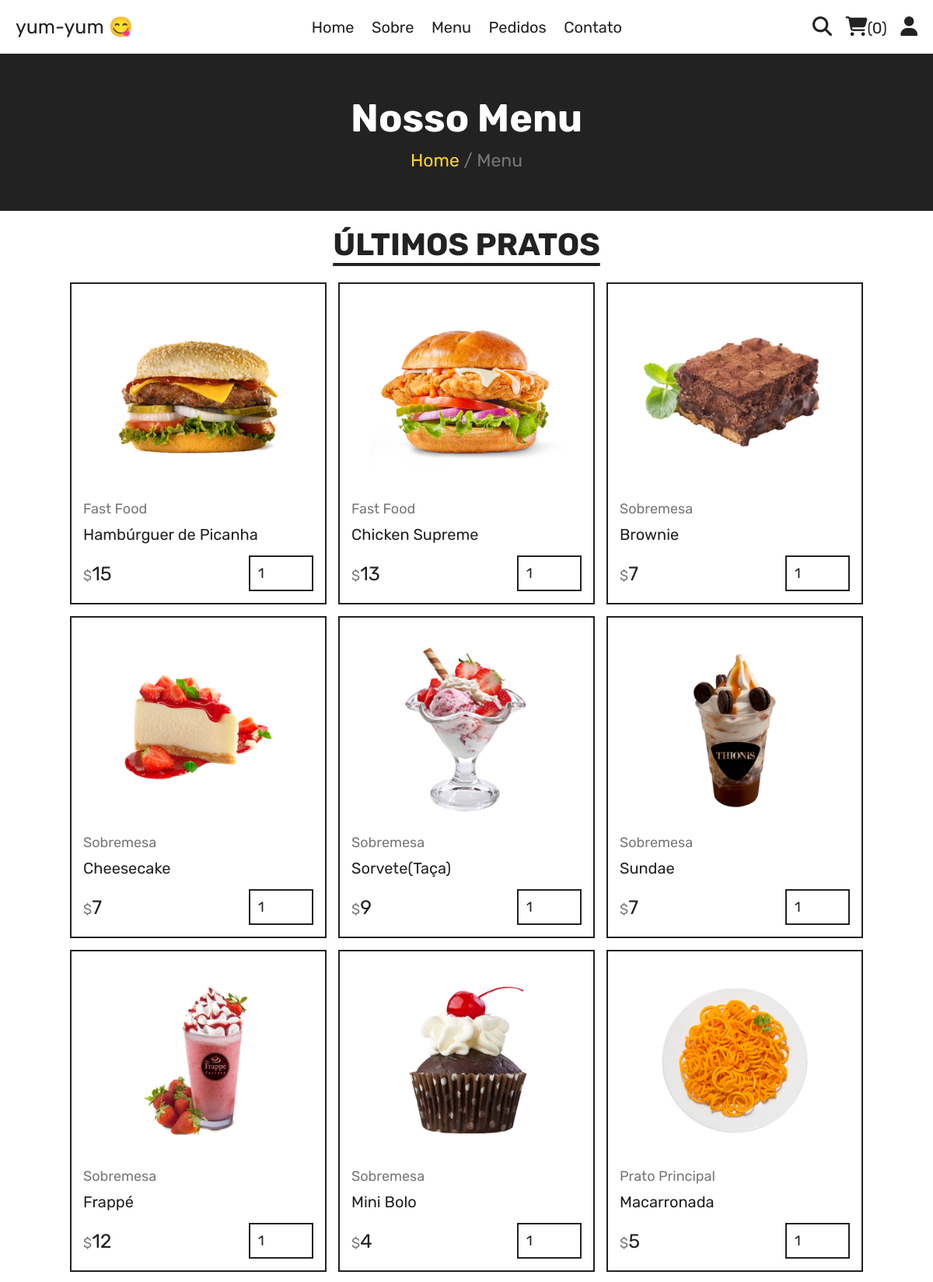
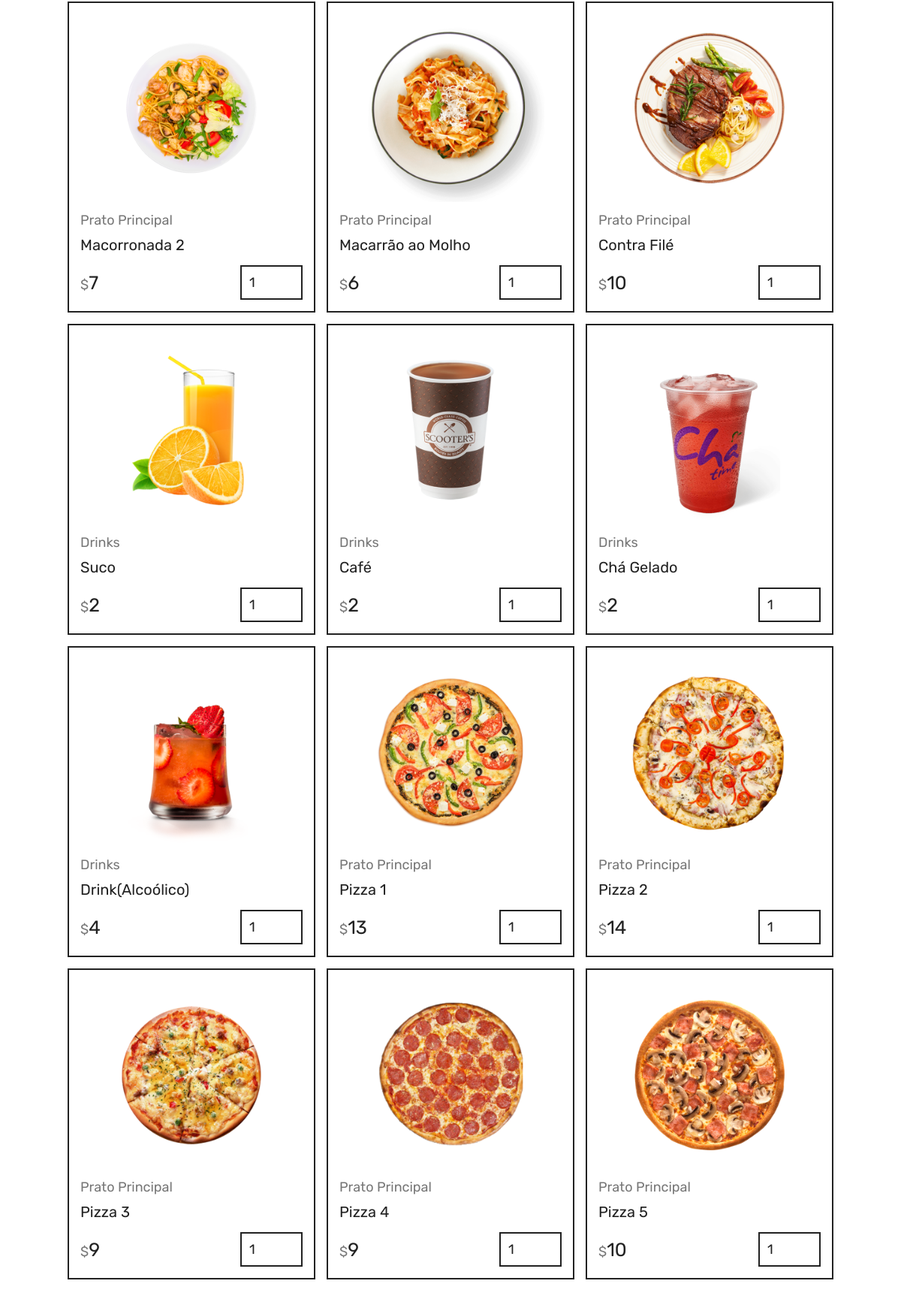
Page /menu.php (upper part) on the committed database (2 pictures, top to bottom).
### tables this page shows
CREATE TABLE `products` (
  `id` int(100) NOT NULL,
  `name` varchar(100) NOT NULL,
  `category` varchar(100) NOT NULL,
  `price` int(10) NOT NULL,
  `image` varchar(100) NOT NULL
);

### menu.php (the view, shortened to what this page needs)
<?php
include 'components/connect.php';
?>
<!DOCTYPE html>
<html lang="pt-br">
<head>
   <link rel="stylesheet" href="https://cdnjs.cloudflare.com/ajax/libs/font-awesome/6.1.1/css/all.min.css">
   <link rel="stylesheet" href="css/style.css">
</head>
<body>
<?php include 'components/user_header.php'; ?>
<div class="heading">
   <h3>Nosso menu</h3>
   <p><a href="home.php">Home</a> <span> / Menu</span></p>
</div>
<section class="products">
   <h1 class="title">Últimos pratos</h1>
   <div class="box-container">
      <?php
         $select_products = $conn->prepare("SELECT * FROM `products`");
         $select_products->execute();
         if($select_products->rowCount() > 0){
            while($fetch_products = $select_products->fetch(PDO::FETCH_ASSOC)){
      ?>
      <form action="" method="post" class="box">
         <img src="uploaded_img/<?= $fetch_products['image']; ?>" alt="">
         <a href="category.php?category=<?= $fetch_products['category']; ?>" class="cat"><?= $fetch_products['category']; ?></a>
         <div class="name"><?= $fetch_products['name']; ?></div>
         <div class="flex">
            <div class="price"><span>$</span><?= $fetch_products['price']; ?></div>
            <input type="number" name="qty" class="qty" min="1" max="99" value="1" maxlength="2">
         </div>
      </form>
      <?php
            }
         }else{
            echo '<p class="empty">Sem produtos adicionados</p>';
         }
      ?>
   </div>
</section>
<?php include 'components/footer.php'; ?>
</body>
</html>

### css/style.css (style rules this page uses)
:root { --yellow:#fed330; --red:#e74c3c; --white:#fff; --black:#222; --light-color:#777; --border:.2rem solid var(--black); }
* { font-family: 'Rubik', sans-serif; margin:0; padding:0; box-sizing: border-box; outline: none; border: none; text-decoration: none; }
html { font-size: 62.5%; overflow-x: hidden; scroll-behavior: smooth; stop-opacity: 7rem; }
section { margin:0 auto; max-width: 1200px; padding:2rem; }
.title { text-align: center; margin-bottom: 2.5rem; font-size: 4rem; color:var(--black); text-transform: uppercase; text-decoration: underline; text-underline-offset: 1rem; }
.heading { display: flex; align-items: center; justify-content: center; gap:1rem; flex-flow: column; background-color: var(--black); min-height: 20rem; }
.heading h3 { font-size: 5rem; color:var(--white); text-transform: capitalize; }
.heading p { font-size: 2.3rem; color:var(--light-color); }
.heading p a { color:var(--yellow); }
.products .box-container { display: grid; grid-template-columns: repeat(auto-fit, 33rem); justify-content: center; align-items: flex-start; gap:1.5rem; }
.products .box-container .box { border:var(--border); padding:1.5rem; position: relative; overflow: hidden; }
.products .box-container .box img { height: 25rem; width: 100%; object-fit: contain; margin-bottom: 1rem; }
.products .box-container .box .cat { font-size: 1.8rem; color:var(--light-color); }
.products .box-container .box .name { font-size: 2rem; color:var(--black); margin:1rem 0; }
.products .box-container .box .flex { display: flex; align-items: center; gap:1rem; margin-top: 1.5rem; }
.products .box-container .box .flex .price { margin-right: auto; font-size: 2.5rem; color:var(--black); }
.products .box-container .box .flex .price span { color:var(--light-color); font-size: 1.8rem; }
.products .box-container .box .flex .qty { padding:1rem; border:var(--border); font-size: 1.8rem; color:var(--black); }

### rows in the picture
products: image (picture), category "Fast Food", name "Hambúrguer de Picanha", price "15"
products: image (picture), category "Fast Food", name "Chicken Supreme", price "13"
products: image (picture), category "Sobremesa", name "Brownie", price "7"
products: image (picture), category "Sobremesa", name "Cheesecake", price "7"
products: image (picture), category "Sobremesa", name "Sorvete(Taça)", price "9"
products: image (picture), category "Sobremesa", name "Sundae", price "7"
products: image (picture), category "Sobremesa", name "Frappé", price "12"
products: image (picture), category "Sobremesa", name "Mini Bolo", price "4"
products: image (picture), category "Prato Principal", name "Macarronada", price "5"
products: image (picture), category "Prato Principal", name "Macorronada 2", price "7"
products: image (picture), category "Prato Principal", name "Macarrão ao Molho", price "6"
products: image (picture), category "Prato Principal", name "Contra Filé", price "10"
products: image (picture), category "Drinks", name "Suco", price "2"
products: image (picture), category "Drinks", name "Café", price "2"
products: image (picture), category "Drinks", name "Chá Gelado", price "2"
products: image (picture), category "Drinks", name "Drink(Alcoólico)", price "4"
products: image (picture), category "Prato Principal", name "Pizza 1", price "13"
products: image (picture), category "Prato Principal", name "Pizza 2", price "14"
products: image (picture), category "Prato Principal", name "Pizza 3", price "9"
products: image (picture), category "Prato Principal", name "Pizza 4", price "9"
products: image (picture), category "Prato Principal", name "Pizza 5", price "10"

### other values in the picture
$total_cart_items "0"
